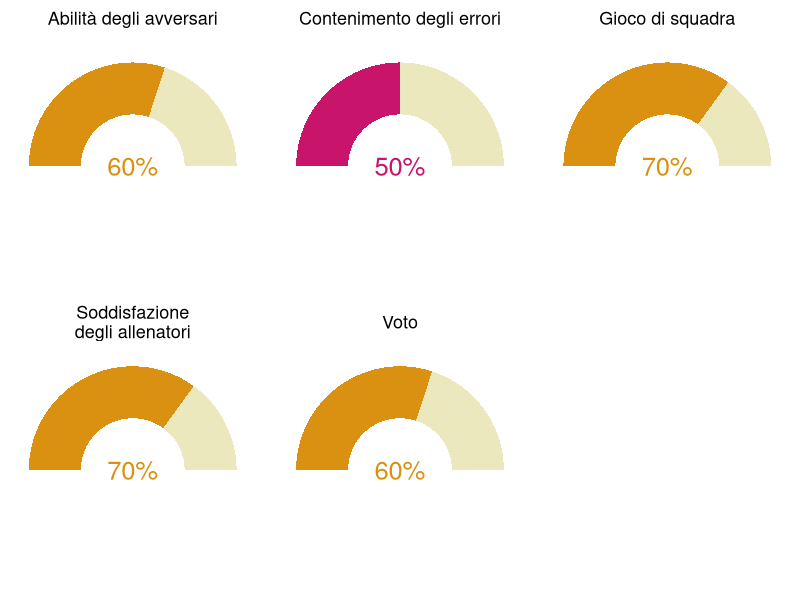

Generate this figure with R:
## ---- chunk 1
suppressPackageStartupMessages(library(tidyverse))

df <- tribble(
    ~variable, ~percentage,
    "Gioco di squadra", 0.7,
    "Contenimento degli errori", 0.5,
    "Abilità degli avversari", 0.6,
    "Soddisfazione\ndegli allenatori", 0.7,
    "Voto", 0.6)
    

df <- df %>% 
    mutate(group = ifelse(percentage <0.6, "red",
                          ifelse(percentage>=0.6 & percentage<0.8, "orange","green")),
           label = paste0(percentage * 100, "%"),
           title = factor(variable))

ggplot(df, aes(fill = group, ymax = percentage, ymin = 0, xmax = 2, xmin = 1)) +
 geom_rect(aes(ymax=1, ymin=0, xmax=2, xmin=1), fill ="#ece8bd") +
 geom_rect() + 
 coord_polar(theta = "y",start=-pi/2) + xlim(c(0, 2)) + ylim(c(0,2)) +
 geom_text(aes(x = 0, y = 0, label = label, colour=group), size=6.5) +
 # geom_text(aes(x=1.5, y=1.5, label=title), size=4.2) + 
 facet_wrap(~title, ncol = 3) +
 theme_void() +
 scale_fill_manual(values = c("red"="#C9146C", "orange"="#DA9112", "green"="#129188")) +
 scale_colour_manual(values = c("red"="#C9146C", "orange"="#DA9112", "green"="#129188")) +
 theme(strip.background = element_blank(),
       strip.text.x = element_text(size = 13)) +
 guides(fill="none") +
 guides(colour="none")
